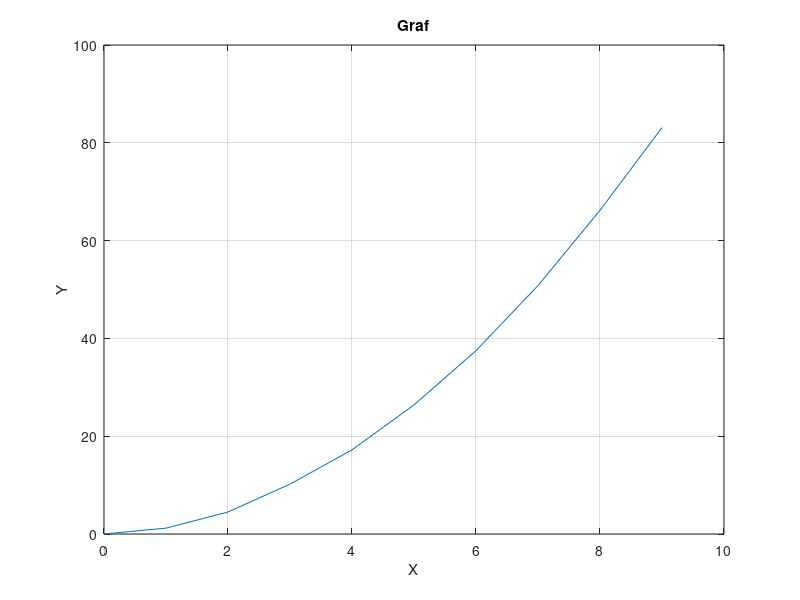

Reproduce this figure in MATLAB.
clc 
clear all
close all 

x = [0 1 2 3 4 5 6 7 8 9];
y = [0 1.2 4.5 10.2 17.2 26.4 37.5 50.8 66.2 83.1];

plot(x,y);
xlabel('X');
ylabel('Y');
title('Graf');
grid on;